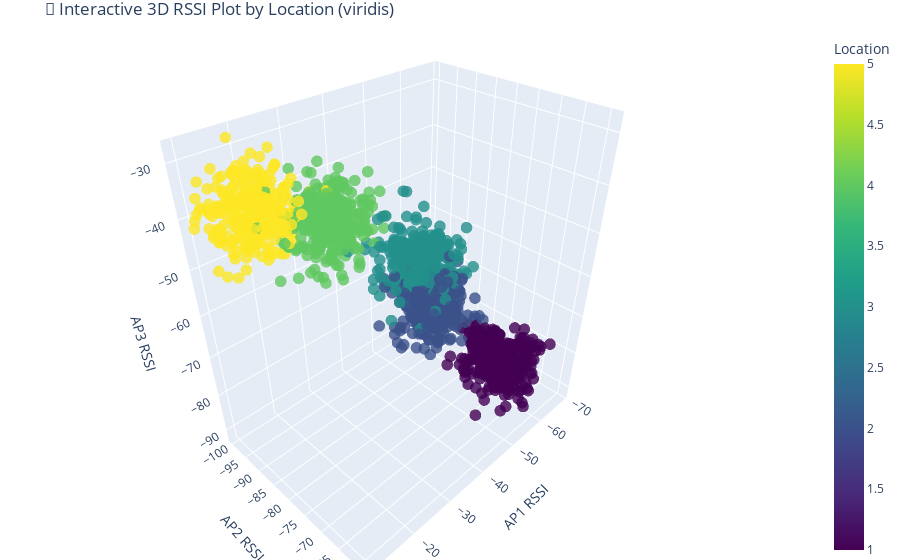

Here is the notebook cell this chart was saved with:
### Markdown cell above
# 🌐 Part I: Interactive 3D Visualization of RSSI Data

This step provides an interactive **3D scatter plot** of the RSSI measurements using Plotly:

- Each point is positioned based on its signal strength from the three access points (AP1, AP2, AP3).
- Colors represent the true location labels, using the **Viridis** colormap.
- Users can interactively rotate, zoom, and inspect the data in 3D, gaining deeper insight into the spatial separation of measurements.

This visualization is especially useful for verifying if the data points naturally form spatial clusters in 3D RSSI space.

### Code cell
import plotly.graph_objects as go
import pandas as pd

# Create a 3D scatter plot
fig = go.Figure(data=go.Scatter3d(
    x=rssi_df["AP1"],
    y=rssi_df["AP2"],
    z=rssi_df["AP3"],
    mode='markers',
    marker=dict(
        size=4,
        color=rssi_df["Location"],  # Color by Location
        colorscale='Viridis',
        colorbar=dict(title="Location"),
        opacity=0.8
    ),
    text=["Location: {}".format(loc) for loc in rssi_df["Location"]]
))

fig.update_layout(
    title="📡 Interactive 3D RSSI Plot by Location (viridis)",
    scene=dict(
        xaxis_title="AP1 RSSI",
        yaxis_title="AP2 RSSI",
        zaxis_title="AP3 RSSI"
    ),
    margin=dict(l=0, r=0, b=0, t=30)
)

fig.show()

### Figure 1 — Plotly figure (JSON) as saved in the notebook; plotly's stock layout.template omitted (floating-point values rounded to 4 significant figures; data arrays with more than 128 entries replaced by an {"elided": "..."} marker saying what was removed)
{"data": [{"marker": {"color": {"elided": "1500 int values"}, "colorbar": {"title": {"text": "Location"}}, "colorscale": [[0, "#440154"], [0.1111, "#482878"], [0.2222, "#3e4989"], [0.3333, "#31688e"], [0.4444, "#26828e"], [0.5556, "#1f9e89"], [0.6667, "#35b779"], [0.7778, "#6ece58"], [0.8889, "#b5de2b"], [1, "#fde725"]], "opacity": 0.8, "size": 4}, "mode": "markers", "text": {"elided": "1500 str values"}, "type": "scatter3d", "x": {"elided": "1500 float values"}, "y": {"elided": "1500 float values"}, "z": {"elided": "1500 float values"}}], "layout": {"margin": {"b": 0, "l": 0, "r": 0, "t": 30}, "scene": {"xaxis": {"title": {"text": "AP1 RSSI"}}, "yaxis": {"title": {"text": "AP2 RSSI"}}, "zaxis": {"title": {"text": "AP3 RSSI"}}}, "title": {"text": "📡 Interactive 3D RSSI Plot by Location (viridis)"}}}
